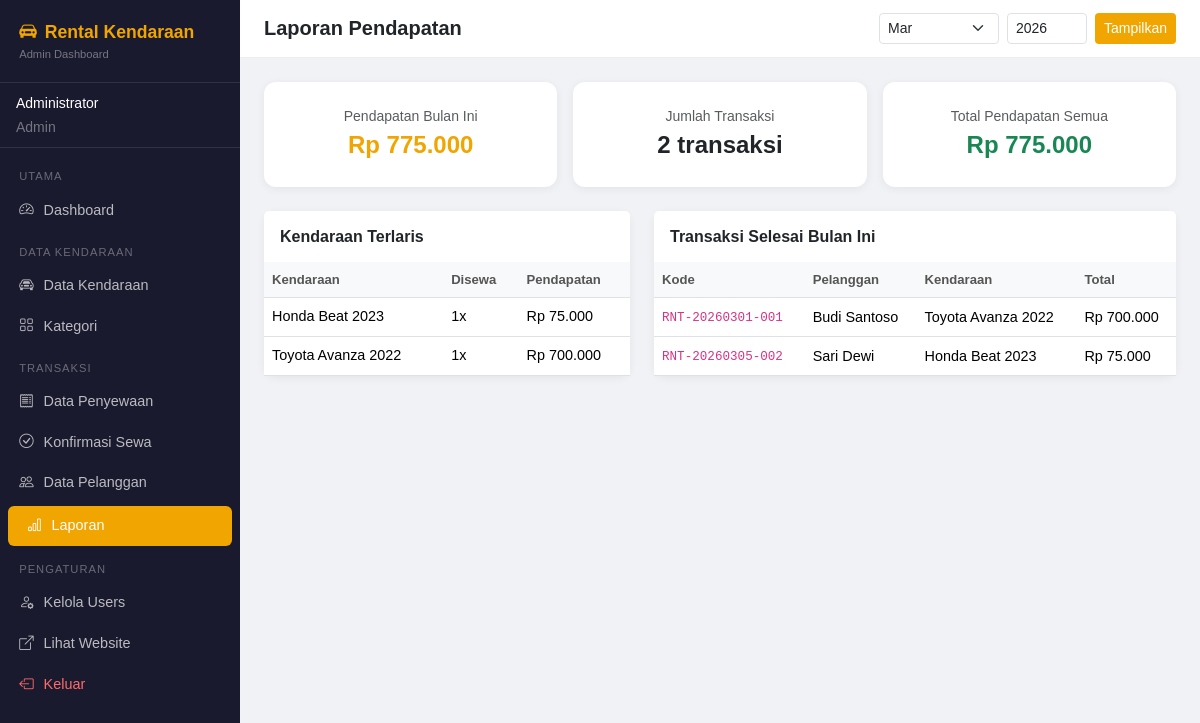
The app's page /backend/laporan.php (signed in) with its own data.
### tables this page shows
CREATE TABLE IF NOT EXISTS penyewaan (
    id INT AUTO_INCREMENT PRIMARY KEY,
    kode_sewa VARCHAR(20) UNIQUE NOT NULL,
    pelanggan_id INT,
    kendaraan_id INT,
    tanggal_mulai DATE NOT NULL,
    tanggal_selesai DATE NOT NULL,
    total_hari INT NOT NULL,
    total_harga DECIMAL(12,2) NOT NULL,
    status ENUM('menunggu', 'dikonfirmasi', 'berjalan', 'selesai', 'dibatalkan') DEFAULT 'menunggu',
    catatan TEXT,
    created_at TIMESTAMP DEFAULT CURRENT_TIMESTAMP,
    FOREIGN KEY (pelanggan_id) REFERENCES pelanggan(id) ON DELETE SET NULL,
    FOREIGN KEY (kendaraan_id) REFERENCES kendaraan(id) ON DELETE SET NULL
);

CREATE TABLE IF NOT EXISTS pelanggan (
    id INT AUTO_INCREMENT PRIMARY KEY,
    nama VARCHAR(100) NOT NULL,
    email VARCHAR(100),
    no_hp VARCHAR(20) NOT NULL,
    no_ktp VARCHAR(30) NOT NULL,
    alamat TEXT,
    created_at TIMESTAMP DEFAULT CURRENT_TIMESTAMP
);

CREATE TABLE IF NOT EXISTS kendaraan (
    id INT AUTO_INCREMENT PRIMARY KEY,
    kategori_id INT,
    nama VARCHAR(100) NOT NULL,
    plat VARCHAR(20) NOT NULL,
    harga_per_hari DECIMAL(10,2) NOT NULL,
    stok INT DEFAULT 1,
    deskripsi TEXT,
    gambar VARCHAR(255) DEFAULT 'default.jpg',
    status ENUM('tersedia', 'disewa', 'maintenance') DEFAULT 'tersedia',
    created_at TIMESTAMP DEFAULT CURRENT_TIMESTAMP,
    FOREIGN KEY (kategori_id) REFERENCES kategori(id) ON DELETE SET NULL
);

### backend/laporan.php (the view, shortened to what this page needs)
<?php
require_once '../config/database.php';
$bulan = $_GET['bulan'] ?? date('m');
$tahun = $_GET['tahun'] ?? date('Y');
$totalBulan = $conn->query("
    SELECT SUM(total_harga) as total FROM penyewaan
    WHERE status='selesai' AND MONTH(created_at)=$bulan AND YEAR(created_at)=$tahun
")->fetch_assoc()['total'] ?? 0;
$totalAll = $conn->query("SELECT SUM(total_harga) as total FROM penyewaan WHERE status='selesai'")->fetch_assoc()['total'] ?? 0;
$jmlTransaksi = $conn->query("
    SELECT COUNT(*) as c FROM penyewaan
    WHERE status='selesai' AND MONTH(created_at)=$bulan AND YEAR(created_at)=$tahun
")->fetch_assoc()['c'];
$terlaris = $conn->query("
    SELECT k.nama, COUNT(p.id) as jml, SUM(p.total_harga) as pendapatan
    FROM penyewaan p
    LEFT JOIN kendaraan k ON p.kendaraan_id = k.id
    WHERE p.status='selesai'
    GROUP BY p.kendaraan_id
    ORDER BY jml DESC LIMIT 5
");
$detail = $conn->query("
    SELECT p.*, pl.nama as nama_pelanggan, k.nama as nama_kendaraan
    FROM penyewaan p
    LEFT JOIN pelanggan pl ON p.pelanggan_id = pl.id
    LEFT JOIN kendaraan k ON p.kendaraan_id = k.id
    WHERE p.status='selesai' AND MONTH(p.created_at)=$bulan AND YEAR(p.created_at)=$tahun
    ORDER BY p.created_at DESC
");
?>
<?php include 'includes/header.php'; ?>
<?php include 'includes/sidebar.php'; ?>
<div class="main-content">
    <div class="topbar d-flex justify-content-between align-items-center">
        <h5 class="mb-0 fw-bold">Laporan Pendapatan</h5>
        <form method="GET" class="d-flex gap-2 align-items-center">
            <select name="bulan" class="form-select form-select-sm" style="width:120px;">
                <?php
                $namaBulan = ['','Jan','Feb','Mar','Apr','Mei','Jun','Jul','Ags','Sep','Okt','Nov','Des'];
                for ($i=1; $i<=12; $i++):
                ?>
                <option value="<?= $i ?>" <?= $bulan==$i?'selected':'' ?>><?= $namaBulan[$i] ?></option>
                <?php endfor; ?>
            </select>
            <input type="number" name="tahun" class="form-control form-control-sm" style="width:80px;" value="<?= $tahun ?>">
            <button type="submit" class="btn btn-sm text-white" style="background:#f0a500;">Tampilkan</button>
        </form>
    </div>
    <div class="content-area">
        <div class="row g-3 mb-4">
            <div class="col-md-4">
                <div class="card page-card p-4 text-center">
                    <div class="text-muted small">Pendapatan Bulan Ini</div>
                    <div class="fw-bold" style="font-size:1.5rem; color:#f0a500;">Rp <?= number_format($totalBulan, 0, ',', '.') ?></div>
                </div>
            </div>
            <div class="col-md-4">
                <div class="card page-card p-4 text-center">
                    <div class="text-muted small">Jumlah Transaksi</div>
                    <div class="fw-bold" style="font-size:1.5rem;"><?= $jmlTransaksi ?> transaksi</div>
                </div>
            </div>
            <div class="col-md-4">
                <div class="card page-card p-4 text-center">
                    <div class="text-muted small">Total Pendapatan Semua</div>
                    <div class="fw-bold text-success" style="font-size:1.5rem;">Rp <?= number_format($totalAll, 0, ',', '.') ?></div>
                </div>
            </div>
        </div>
        <div class="row g-4">
            <div class="col-md-5">
                <div class="card page-card">
                    <div class="card-header bg-white border-0 py-3">
                        <h6 class="mb-0 fw-bold">Kendaraan Terlaris</h6>
                    </div>
                    <div class="table-responsive">
                        <table class="table mb-0">
                            <thead><tr><th>Kendaraan</th><th>Disewa</th><th>Pendapatan</th></tr></thead>
                            <tbody>
                                <?php while ($row = $terlaris->fetch_assoc()): ?>
                                <tr>
                                    <td><?= htmlspecialchars($row['nama']) ?></td>
                                    <td><?= $row['jml'] ?>x</td>
                                    <td class="small">Rp <?= number_format($row['pendapatan'], 0, ',', '.') ?></td>
                                </tr>
                                <?php endwhile; ?>
                            </tbody>
                        </table>
                    </div>
                </div>
            </div>
            <div class="col-md-7">
                <div class="card page-card">
                    <div class="card-header bg-white border-0 py-3">
                        <h6 class="mb-0 fw-bold">Transaksi Selesai Bulan Ini</h6>
                    </div>
                    <div class="table-responsive">
                        <table class="table mb-0">
                            <thead><tr><th>Kode</th><th>Pelanggan</th><th>Kendaraan</th><th>Total</th></tr></thead>
                            <tbody>
                                <?php while ($row = $detail->fetch_assoc()): ?>
                                <tr>
                                    <td><code class="small"><?= $row['kode_sewa'] ?></code></td>
                                    <td class="small"><?= htmlspecialchars($row['nama_pelanggan']) ?></td>
                                    <td class="small"><?= htmlspecialchars($row['nama_kendaraan']) ?></td>
                                    <td class="small">Rp <?= number_format($row['total_harga'], 0, ',', '.') ?></td>
                                </tr>
                                <?php endwhile; ?>
                            </tbody>
                        </table>
                    </div>
                </div>
            </div>
        </div>
    </div>
</div>
<?php include 'includes/footer.php'; ?>

### backend/includes/header.php (style rules this page uses)
body { background-color: #f0f2f5; font-family: sans-serif; }
.main-content { margin-left: 240px; min-height: 100vh; }
.topbar { background: #fff; padding: 0.8rem 1.5rem; border-bottom: 1px solid #eee; position: sticky; top: 0; z-index: 900; }
.content-area { padding: 1.5rem; }
.table thead th { background: #f8f9fa; font-size: 0.82rem; font-weight: 600; color: #555; }
.table td { vertical-align: middle; font-size: 0.9rem; }
.page-card { background: #fff; border-radius: 12px; border: none; box-shadow: 0 2px 10px rgba(0,0,0,0.06); }

### records on screen
penyewaan: kode_sewa "RNT-20260301-001", pelanggan.nama "Budi Santoso", kendaraan.nama "Toyota Avanza 2022", total_harga "700.000"
penyewaan: kode_sewa "RNT-20260305-002", pelanggan.nama "Sari Dewi", kendaraan.nama "Honda Beat 2023", total_harga "75.000"

### other values on screen
$_SESSION['user_name'] "Administrator"
$_SESSION['user_role'] "Admin"
$totalBulan "775.000"
$jmlTransaksi "2"
$totalAll "775.000"
$row['nama'] "Honda Beat 2023"
$row['jml'] "1"
$row['pendapatan'] "75.000"
$row['nama'] "Toyota Avanza 2022"
$row['pendapatan'] "700.000"
form field bulan "Mar"
